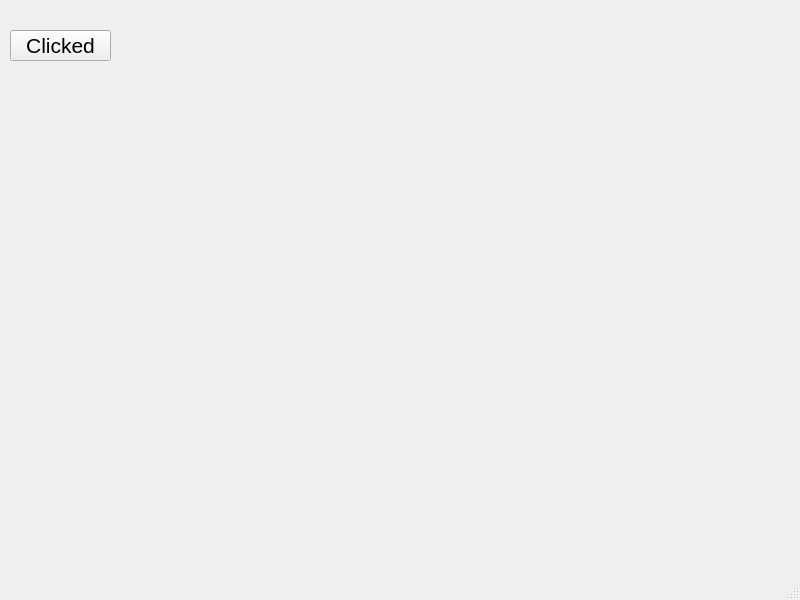
<?xml version="1.0" encoding="UTF-8"?>
<ui version="4.0">
 <class>MainWindow</class>
 <widget class="QMainWindow" name="MainWindow">
  <property name="geometry">
   <rect>
    <x>0</x>
    <y>0</y>
    <width>800</width>
    <height>600</height>
   </rect>
  </property>
  <property name="windowTitle">
   <string>MainWindow</string>
  </property>
  <widget class="QWidget" name="centralwidget">
   <widget class="QPushButton" name="btn1">
    <property name="enabled">
     <bool>true</bool>
    </property>
    <property name="geometry">
     <rect>
      <x>10</x>
      <y>30</y>
      <width>101</width>
      <height>31</height>
     </rect>
    </property>
    <property name="font">
     <font>
      <pointsize>16</pointsize>
     </font>
    </property>
    <property name="text">
     <string>Clicked</string>
    </property>
   </widget>
  </widget>
  <widget class="QMenuBar" name="menubar">
   <property name="geometry">
    <rect>
     <x>0</x>
     <y>0</y>
     <width>800</width>
     <height>17</height>
    </rect>
   </property>
  </widget>
  <widget class="QStatusBar" name="statusbar"/>
 </widget>
 <resources/>
 <connections/>
</ui>
